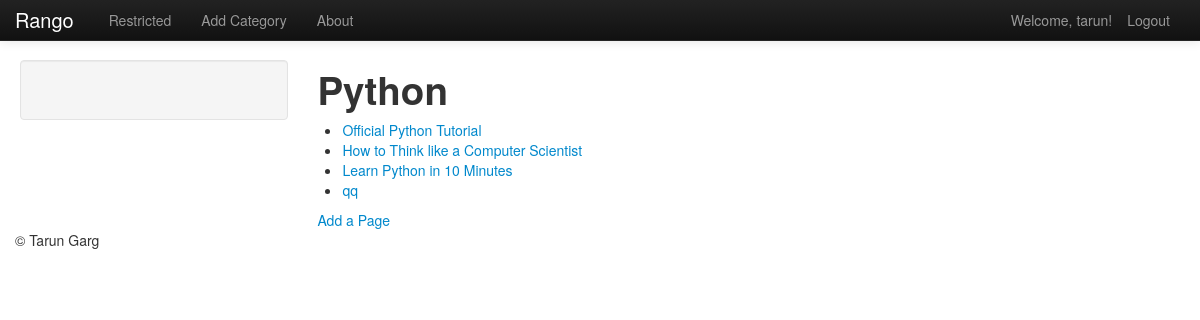
Screenshot of /rango/category/Python/ (signed in) with the database file from the repository.
### rango/models.py (models this page shows, shortened)
class Category(models.Model):
    name = models.CharField(max_length=128, unique=True)
    views = models.IntegerField(default=0)
    likes = models.IntegerField(default=0)

class Page(models.Model):
    category = models.ForeignKey(Category)
    title = models.CharField(max_length=128)
    url = models.URLField()
    views = models.IntegerField(default=0)

### rango/views.py (the view)
# urls.py: url(r'^category/(?P<category_name_url>\w+)/add_page/$', views.add_page, name='add_page'),
def category (request, category_name_url):
    context = RequestContext(request)
    category_name = decode_url(category_name_url)
    context_dict = {'category_name_url': category_name_url}
    try:
        category = Category.objects.get(name=category_name)
        pages = Page.objects.filter(category=category)
        context_dict['pages'] = pages
        context_dict['category'] = category
    except Category.DoesNotExist:
        pass
    return render_to_response('rango/category.html', context_dict, context)

### rango/views.py (called while the page is built)
def decode_url (url):
    category_name = url.replace('_', ' ')
    return category_name

### templates/rango/category.html (shortened to what this page needs)
<!DOCTYPE html>
<html>
{% extends 'rango/base.html' %}
{% load static %}
{% block body_block %}
<h1>{{ category_name_url }}</h1>
{% if pages %}
<ul>
    {% for page in pages %}
    <li><a href="{{ page.url }}">{{ page.title }}</a></li>
    {% endfor %}
</ul>
{% else %}
<strong>No pages currently in category.</strong>
{% endif %}
{% if user.is_authenticated %}
<a href="/rango/category/{{category_name_url}}/add_page/">Add a Page</a>
{% endif %}
{% endblock %}

### templates/rango/base.html (shortened to what this page needs)
<!DOCTYPE html>
{% load static %}
<html>
<head>
    <link href="{% static  'css/bootstrap-fluid-adj.css' %}" rel="stylesheet">
    <link href="{% static  'css/bootstrap.min.css' %}" rel="stylesheet" media="screen">
    <link href="{% static 'css/bootstrap-responsive.css' %}" rel="stylesheet">
</head>
<body>
<div class="navbar navbar-inverse navbar-fixed-top">
    <div class="navbar-inner">
        <div class="container">
            <a class="brand" href="/rango/">Rango</a>
            <div class="nav-collapse collapse">
                <ul class="nav pull-right">
                    {% if user.is_authenticated %}
                    <li class="navbar-text">Welcome, {{ user.username }}!</li>
                    <li><a href="/rango/logout/">Logout</a></li>
                    {% else %}
                    <li><a href="/rango/register/">Register</a></li>
                    <li><a href="/rango/login/">Login</a></li>
                    {% endif %}
                </ul>
                <ul class="nav">
                    {% if user.is_authenticated%}
                    <li><a href="/rango/restricted/">Restricted</a></li>
                    <li><a href="/rango/add_category/">Add Category</a></li>
                    {% endif %}
                    <li><a href="/rango/about/">About</a></li>
                </ul>
            </div>
        </div>
    </div>
</div>
<div class="container-fluid">
    <div class="row-fluid">
        <div class="span3">
            <div class="well sidebar-nav">
            </div>
        </div>
        <div class="span9">
            {% block body_block %}
            {% endblock %}
        </div>
    </div>
</div>
</body>
<footer>
    <div class="container">
        <p >&copy;  Tarun Garg</p>
    </div>
</footer>
</html>

### rows the page displays
Category: name "Python"
Page: title "Official Python Tutorial"
Page: title "How to Think like a Computer Scientist"
Page: title "Learn Python in 10 Minutes"
Page: title "qq"

### other values shown
{{ user.username }} "tarun"
